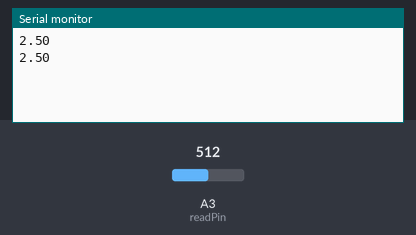
A sketch run on a simulated Arduino Uno, built with avr-gcc and run on an emulated ATmega328P. Parts: the last lines printed to the serial monitor. The inputs (shaded band) are chosen by the test bench; at power-on: A3 (readPin) = 512.

Above: at 1.8 s.
1.9 s: A3 (readPin) set to 716
At 2.8 s:
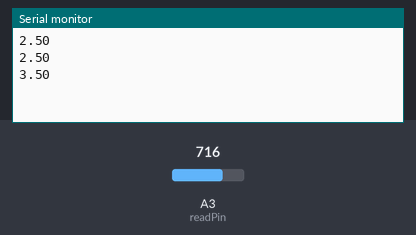
3.4 s: A3 (readPin) set to 900
At 4.8 s:
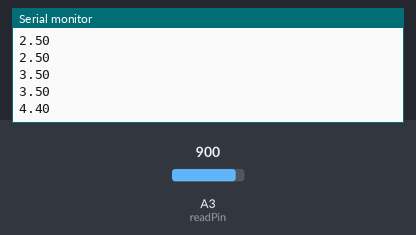
Timing chart, 0 to 6.4 s (numbered marks = the images above; inputs shaded):
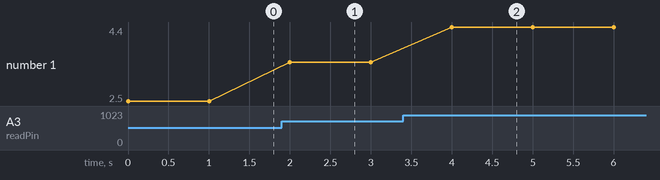

Measured:
- after the input at 1.9 s, the serial monitor: prints a new line after 0.10 s (image 1)
- after the input at 3.4 s, the serial monitor: prints a new line after 0.60 s (image 2)
- plotted number 1: 2.5 → 3.5 after the input at 1.9 s, 3.5 → 4.4 after the input at 3.4 s

The sketch:

project5_analog_voltage_reader.ino
```cpp
// Project 5: Analog Voltage Reader
// Board: Arduino Uno
// Reads analog voltage from a voltage divider circuit (two 200 ohm resistors)
// and prints the real voltage to the Serial Monitor
// Expected readings: 5V (before R1), ~2.5V (between R1 and R2), 0V (after R2)

int readPin = A3;       // analog input pin
int readValue;          // raw ADC value (0-1023)
double voltage2 = 0;    // converted voltage (0-5V)
int wait = 1000;        // delay between readings in ms

void setup() {
  pinMode(readPin, INPUT);
  Serial.begin(9600);     // start serial communication at 9600 baud
}

void loop() {
  readValue = analogRead(readPin);           // read raw value (0-1023)
  voltage2 = (5.0 / 1023.0) * readValue;    // convert to voltage
  Serial.println(voltage2);                  // print to Serial Monitor
  delay(wait);
}
```
